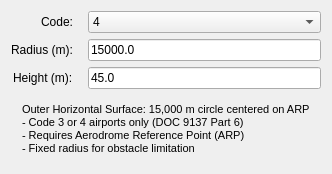
      <widget class="QWidget" name="tab_outer_horizontal">
       <attribute name="title">
        <string>Outer Horizontal</string>
       </attribute>
       <layout class="QFormLayout" name="formLayout_outer_horizontal">
        <property name="fieldGrowthPolicy">
         <enum>QFormLayout::AllNonFixedFieldsGrow</enum>
        </property>
        <property name="labelAlignment">
         <set>Qt::AlignRight|Qt::AlignVCenter</set>
        </property>
        <property name="horizontalSpacing">
         <number>15</number>
        </property>
        <property name="verticalSpacing">
         <number>6</number>
        </property>
        <item row="0" column="0">
         <widget class="QLabel" name="label_code_outer">
          <property name="text">
           <string>Code:</string>
          </property>
          
         </widget>
        </item>
    <item row="0" column="1">
     <widget class="QComboBox" name="spin_code_outer">
      <property name="toolTip">
       <string>Aerodrome code number (3 or 4 for outer horizontal surface per DOC 9137)</string>
      </property>
      <item>
       <property name="text">
        <string>1</string>
       </property>
      </item>
      <item>
       <property name="text">
        <string>2</string>
       </property>
      </item>
      <item>
       <property name="text">
        <string>3</string>
       </property>
      </item>
      <item>
       <property name="text">
        <string>4</string>
       </property>
      </item>
      <property name="currentIndex">
       <number>3</number>
      </property>
     </widget>
    </item>
        <item row="1" column="0">
         <widget class="QLabel" name="label_radius_outer">
          <property name="text">
           <string>Radius (m):</string>
          </property>
          
         </widget>
        </item>
        <item row="1" column="1">
         <widget class="QLineEdit" name="spin_radius_outer">
          <property name="text">
           <string>15000.0</string>
          </property>
          <property name="toolTip">
           <string>Outer horizontal surface radius: 15,000 m for code 3 or 4 (DOC 9137 Part 6)</string>
          </property>
         </widget>
        </item>
        <item row="2" column="0">
         <widget class="QLabel" name="label_height_outer">
          <property name="text">
           <string>Height (m):</string>
          </property>
          
         </widget>
        </item>
        <item row="2" column="1">
         <widget class="QLineEdit" name="spin_height_outer">
          <property name="text">
           <string>45.0</string>
          </property>
          <property name="toolTip">
           <string>Height above aerodrome elevation (45m for code 3/4 per ICAO standards)</string>
          </property>
         </widget>
        </item>
                <item row="3" column="0" colspan="2">
                 <widget class="QLabel" name="label_info_outer">
                    <property name="text">
                     <string>Outer Horizontal Surface: 15,000 m circle centered on ARP
- Code 3 or 4 airports only (DOC 9137 Part 6)
- Requires Aerodrome Reference Point (ARP)
- Fixed radius for obstacle limitation</string>
          </property>
          
          <property name="wordWrap">
           <bool>true</bool>
          </property>
                    <property name="styleSheet">
                     <string>QLabel { font-size: 11px; border-radius: 4px; padding: 8px; }</string>
                    </property>
         </widget>
        </item>
       </layout>
      </widget>
